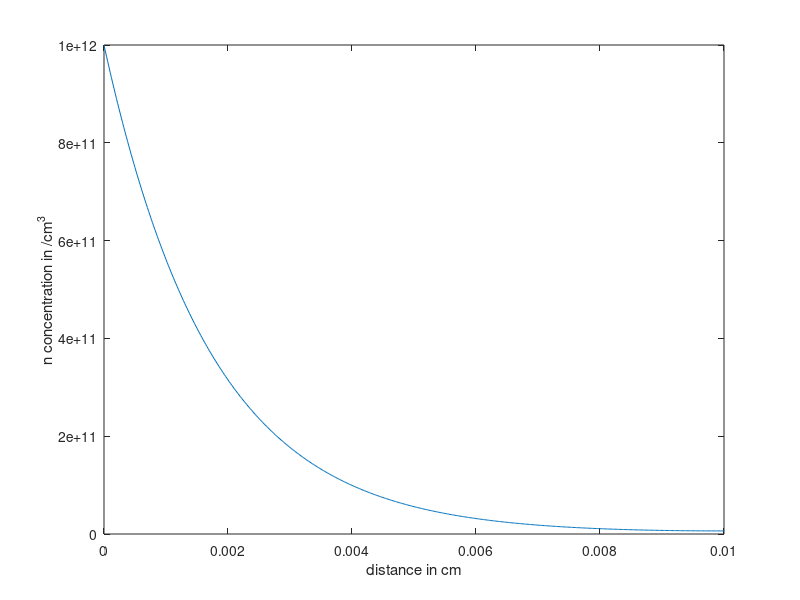

MATLAB code to generate this figure: (Note: this script raises an error after producing the figure.)

itr = 500;
distance= 100*10^-4;
h = distance/itr;
D = 30;
t = 10^-7;
pt_a = 10^12;
pt_b = 0;
n_old = zeros(itr,1);
n_new = zeros(itr,1);
J = zeros(itr,itr);
B = zeros(itr,1);
del_B = zeros(itr,1);
x = zeros(itr,1);
F = zeros(itr,1);
dum = 0;
n_old(1) = pt_a;
n_new(1) = pt_a;
n_old(itr) = pt_b;
n_new(itr) = pt_b;
k =10
x(1) =  0;
x(itr) = h*itr;
for i = 2:itr-1
    x(i) = (i-1)*h;
    J(i,i-1)= 1;
    J(i,i)  = -1*(2 + h*h/(D*t));
    J(i,i+1)= 1;
end
J(1,1) = 1;
J(itr,itr) = -1*(1-(k*h/D));
%J(itr,itr) = 1;
J(itr,itr-1) = 1;
B(1) = pt_a;
n_old = (J^-1)*B;

n_new =n_old
% figure(1)
% semilogy(x,n_old)
figure(1)
plot(x,n_old)
xlabel('distance in cm')
ylabel('n concentration in /cm^3')
partb = n_old;
syms m


%hold on 
%plot(x1,n(:,49))
A=1.084e+06;
B=9.99e+11;
figure(22)
hold on
ezplot(A*exp(m/(sqrt(D*t))) + B*exp(-1*m/(sqrt(D*t))), [0,distance ])
plot(x,n_old)
title('Analytical and Numerical ')
legend('Analytical', 'Numerical')
xlabel('distance in cm')
ylabel('n concentration in /cm^3')
hold off
%flux
flux = zeros(itr-1)
for i = 2: itr
    flux(i) =-1*D*(n_new(i) - n_new(i-1))/h;
end
figure(3)
plot(x(2:itr),flux(2:itr))
title('Flux')
xlabel('distance in cm')
ylabel('Flux concentration in s^{-1}cm^{-2}')
